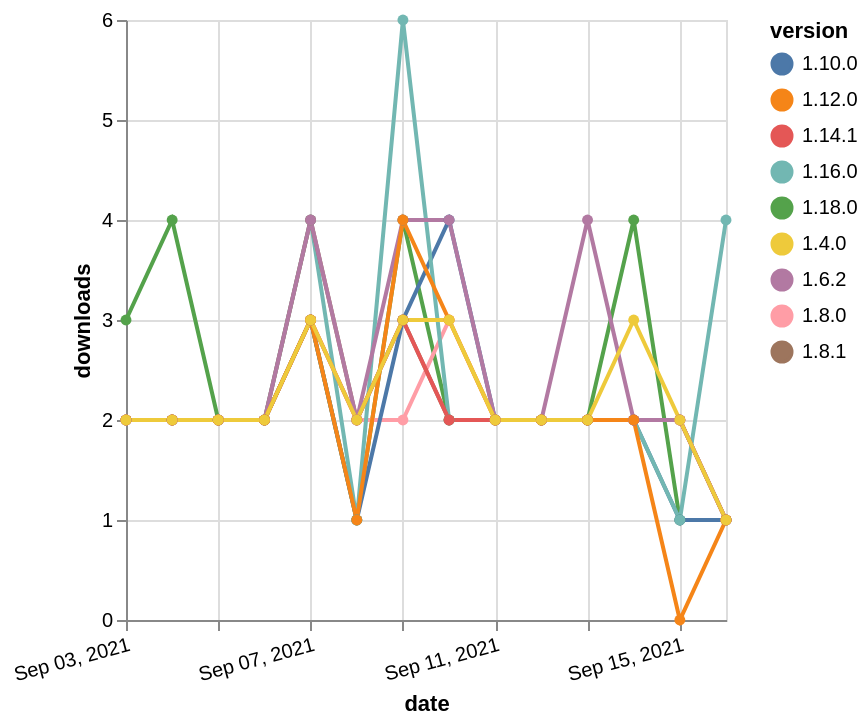

The Vega-Lite source for this figure:
### Vega-Lite specification from a JSON file in a GitHub repository (floating-point values rounded to 4 significant figures)
{"$schema": "https://vega.github.io/schema/vega-lite/v5.json", "description": "A simple bar chart with embedded data.", "data": {"values": [{"date": "2021-09-03", "total": 247, "delta": 3, "version": "1.18.0"}, {"date": "2021-09-04", "total": 251, "delta": 4, "version": "1.18.0"}, {"date": "2021-09-05", "total": 253, "delta": 2, "version": "1.18.0"}, {"date": "2021-09-06", "total": 255, "delta": 2, "version": "1.18.0"}, {"date": "2021-09-07", "total": 258, "delta": 3, "version": "1.18.0"}, {"date": "2021-09-08", "total": 259, "delta": 1, "version": "1.18.0"}, {"date": "2021-09-09", "total": 263, "delta": 4, "version": "1.18.0"}, {"date": "2021-09-10", "total": 265, "delta": 2, "version": "1.18.0"}, {"date": "2021-09-11", "total": 267, "delta": 2, "version": "1.18.0"}, {"date": "2021-09-12", "total": 269, "delta": 2, "version": "1.18.0"}, {"date": "2021-09-13", "total": 271, "delta": 2, "version": "1.18.0"}, {"date": "2021-09-14", "total": 275, "delta": 4, "version": "1.18.0"}, {"date": "2021-09-15", "total": 276, "delta": 1, "version": "1.18.0"}, {"date": "2021-09-16", "total": 277, "delta": 1, "version": "1.18.0"}, {"date": "2021-09-03", "total": 2072, "delta": 2, "version": "1.8.0"}, {"date": "2021-09-04", "total": 2074, "delta": 2, "version": "1.8.0"}, {"date": "2021-09-05", "total": 2076, "delta": 2, "version": "1.8.0"}, {"date": "2021-09-06", "total": 2078, "delta": 2, "version": "1.8.0"}, {"date": "2021-09-07", "total": 2081, "delta": 3, "version": "1.8.0"}, {"date": "2021-09-08", "total": 2083, "delta": 2, "version": "1.8.0"}, {"date": "2021-09-09", "total": 2085, "delta": 2, "version": "1.8.0"}, {"date": "2021-09-10", "total": 2088, "delta": 3, "version": "1.8.0"}, {"date": "2021-09-11", "total": 2090, "delta": 2, "version": "1.8.0"}, {"date": "2021-09-12", "total": 2092, "delta": 2, "version": "1.8.0"}, {"date": "2021-09-13", "total": 2094, "delta": 2, "version": "1.8.0"}, {"date": "2021-09-14", "total": 2096, "delta": 2, "version": "1.8.0"}, {"date": "2021-09-15", "total": 2098, "delta": 2, "version": "1.8.0"}, {"date": "2021-09-16", "total": 2099, "delta": 1, "version": "1.8.0"}, {"date": "2021-09-03", "total": 1670, "delta": 2, "version": "1.10.0"}, {"date": "2021-09-04", "total": 1672, "delta": 2, "version": "1.10.0"}, {"date": "2021-09-05", "total": 1674, "delta": 2, "version": "1.10.0"}, {"date": "2021-09-06", "total": 1676, "delta": 2, "version": "1.10.0"}, {"date": "2021-09-07", "total": 1679, "delta": 3, "version": "1.10.0"}, {"date": "2021-09-08", "total": 1680, "delta": 1, "version": "1.10.0"}, {"date": "2021-09-09", "total": 1683, "delta": 3, "version": "1.10.0"}, {"date": "2021-09-10", "total": 1687, "delta": 4, "version": "1.10.0"}, {"date": "2021-09-11", "total": 1689, "delta": 2, "version": "1.10.0"}, {"date": "2021-09-12", "total": 1691, "delta": 2, "version": "1.10.0"}, {"date": "2021-09-13", "total": 1693, "delta": 2, "version": "1.10.0"}, {"date": "2021-09-14", "total": 1695, "delta": 2, "version": "1.10.0"}, {"date": "2021-09-15", "total": 1696, "delta": 1, "version": "1.10.0"}, {"date": "2021-09-16", "total": 1697, "delta": 1, "version": "1.10.0"}, {"date": "2021-09-03", "total": 781, "delta": 2, "version": "1.16.0"}, {"date": "2021-09-04", "total": 783, "delta": 2, "version": "1.16.0"}, {"date": "2021-09-05", "total": 785, "delta": 2, "version": "1.16.0"}, {"date": "2021-09-06", "total": 787, "delta": 2, "version": "1.16.0"}, {"date": "2021-09-07", "total": 791, "delta": 4, "version": "1.16.0"}, {"date": "2021-09-08", "total": 792, "delta": 1, "version": "1.16.0"}, {"date": "2021-09-09", "total": 798, "delta": 6, "version": "1.16.0"}, {"date": "2021-09-10", "total": 800, "delta": 2, "version": "1.16.0"}, {"date": "2021-09-11", "total": 802, "delta": 2, "version": "1.16.0"}, {"date": "2021-09-12", "total": 804, "delta": 2, "version": "1.16.0"}, {"date": "2021-09-13", "total": 806, "delta": 2, "version": "1.16.0"}, {"date": "2021-09-14", "total": 808, "delta": 2, "version": "1.16.0"}, {"date": "2021-09-15", "total": 809, "delta": 1, "version": "1.16.0"}, {"date": "2021-09-16", "total": 813, "delta": 4, "version": "1.16.0"}, {"date": "2021-09-03", "total": 2129, "delta": 2, "version": "1.8.1"}, {"date": "2021-09-04", "total": 2131, "delta": 2, "version": "1.8.1"}, {"date": "2021-09-05", "total": 2133, "delta": 2, "version": "1.8.1"}, {"date": "2021-09-06", "total": 2135, "delta": 2, "version": "1.8.1"}, {"date": "2021-09-07", "total": 2139, "delta": 4, "version": "1.8.1"}, {"date": "2021-09-08", "total": 2141, "delta": 2, "version": "1.8.1"}, {"date": "2021-09-09", "total": 2144, "delta": 3, "version": "1.8.1"}, {"date": "2021-09-10", "total": 2146, "delta": 2, "version": "1.8.1"}, {"date": "2021-09-11", "total": 2148, "delta": 2, "version": "1.8.1"}, {"date": "2021-09-12", "total": 2150, "delta": 2, "version": "1.8.1"}, {"date": "2021-09-13", "total": 2152, "delta": 2, "version": "1.8.1"}, {"date": "2021-09-14", "total": 2154, "delta": 2, "version": "1.8.1"}, {"date": "2021-09-15", "total": 2156, "delta": 2, "version": "1.8.1"}, {"date": "2021-09-16", "total": 2157, "delta": 1, "version": "1.8.1"}, {"date": "2021-09-03", "total": 1046, "delta": 2, "version": "1.14.1"}, {"date": "2021-09-04", "total": 1048, "delta": 2, "version": "1.14.1"}, {"date": "2021-09-05", "total": 1050, "delta": 2, "version": "1.14.1"}, {"date": "2021-09-06", "total": 1052, "delta": 2, "version": "1.14.1"}, {"date": "2021-09-07", "total": 1055, "delta": 3, "version": "1.14.1"}, {"date": "2021-09-08", "total": 1057, "delta": 2, "version": "1.14.1"}, {"date": "2021-09-09", "total": 1060, "delta": 3, "version": "1.14.1"}, {"date": "2021-09-10", "total": 1062, "delta": 2, "version": "1.14.1"}, {"date": "2021-09-11", "total": 1064, "delta": 2, "version": "1.14.1"}, {"date": "2021-09-12", "total": 1066, "delta": 2, "version": "1.14.1"}, {"date": "2021-09-13", "total": 1068, "delta": 2, "version": "1.14.1"}, {"date": "2021-09-14", "total": 1070, "delta": 2, "version": "1.14.1"}, {"date": "2021-09-15", "total": 1072, "delta": 2, "version": "1.14.1"}, {"date": "2021-09-16", "total": 1073, "delta": 1, "version": "1.14.1"}, {"date": "2021-09-03", "total": 2652, "delta": 2, "version": "1.6.2"}, {"date": "2021-09-04", "total": 2654, "delta": 2, "version": "1.6.2"}, {"date": "2021-09-05", "total": 2656, "delta": 2, "version": "1.6.2"}, {"date": "2021-09-06", "total": 2658, "delta": 2, "version": "1.6.2"}, {"date": "2021-09-07", "total": 2662, "delta": 4, "version": "1.6.2"}, {"date": "2021-09-08", "total": 2664, "delta": 2, "version": "1.6.2"}, {"date": "2021-09-09", "total": 2668, "delta": 4, "version": "1.6.2"}, {"date": "2021-09-10", "total": 2672, "delta": 4, "version": "1.6.2"}, {"date": "2021-09-11", "total": 2674, "delta": 2, "version": "1.6.2"}, {"date": "2021-09-12", "total": 2676, "delta": 2, "version": "1.6.2"}, {"date": "2021-09-13", "total": 2680, "delta": 4, "version": "1.6.2"}, {"date": "2021-09-14", "total": 2682, "delta": 2, "version": "1.6.2"}, {"date": "2021-09-15", "total": 2684, "delta": 2, "version": "1.6.2"}, {"date": "2021-09-16", "total": 2685, "delta": 1, "version": "1.6.2"}, {"date": "2021-09-03", "total": 1490, "delta": 2, "version": "1.12.0"}, {"date": "2021-09-04", "total": 1492, "delta": 2, "version": "1.12.0"}, {"date": "2021-09-05", "total": 1494, "delta": 2, "version": "1.12.0"}, {"date": "2021-09-06", "total": 1496, "delta": 2, "version": "1.12.0"}, {"date": "2021-09-07", "total": 1499, "delta": 3, "version": "1.12.0"}, {"date": "2021-09-08", "total": 1500, "delta": 1, "version": "1.12.0"}, {"date": "2021-09-09", "total": 1504, "delta": 4, "version": "1.12.0"}, {"date": "2021-09-10", "total": 1507, "delta": 3, "version": "1.12.0"}, {"date": "2021-09-11", "total": 1509, "delta": 2, "version": "1.12.0"}, {"date": "2021-09-12", "total": 1511, "delta": 2, "version": "1.12.0"}, {"date": "2021-09-13", "total": 1513, "delta": 2, "version": "1.12.0"}, {"date": "2021-09-14", "total": 1515, "delta": 2, "version": "1.12.0"}, {"date": "2021-09-15", "total": 1515, "delta": 0, "version": "1.12.0"}, {"date": "2021-09-16", "total": 1516, "delta": 1, "version": "1.12.0"}, {"date": "2021-09-03", "total": 2403, "delta": 2, "version": "1.4.0"}, {"date": "2021-09-04", "total": 2405, "delta": 2, "version": "1.4.0"}, {"date": "2021-09-05", "total": 2407, "delta": 2, "version": "1.4.0"}, {"date": "2021-09-06", "total": 2409, "delta": 2, "version": "1.4.0"}, {"date": "2021-09-07", "total": 2412, "delta": 3, "version": "1.4.0"}, {"date": "2021-09-08", "total": 2414, "delta": 2, "version": "1.4.0"}, {"date": "2021-09-09", "total": 2417, "delta": 3, "version": "1.4.0"}, {"date": "2021-09-10", "total": 2420, "delta": 3, "version": "1.4.0"}, {"date": "2021-09-11", "total": 2422, "delta": 2, "version": "1.4.0"}, {"date": "2021-09-12", "total": 2424, "delta": 2, "version": "1.4.0"}, {"date": "2021-09-13", "total": 2426, "delta": 2, "version": "1.4.0"}, {"date": "2021-09-14", "total": 2429, "delta": 3, "version": "1.4.0"}, {"date": "2021-09-15", "total": 2431, "delta": 2, "version": "1.4.0"}, {"date": "2021-09-16", "total": 2432, "delta": 1, "version": "1.4.0"}]}, "width": "container", "mark": {"type": "line", "point": {"filled": true}}, "encoding": {"x": {"field": "date", "type": "temporal", "timeUnit": "yearmonthdate", "title": "date", "axis": {"labelAngle": -15}}, "y": {"field": "delta", "type": "quantitative", "title": "downloads"}, "color": {"field": "version", "type": "nominal"}, "tooltip": {"field": "delta"}}}
